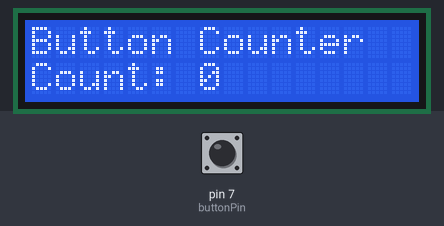
This sketch was run on a simulated Arduino Uno, built with avr-gcc and run on an emulated ATmega328P. Shown: 16×2 character LCD. The test bench sets the inputs (shaded band); at power-on: pin 7 (buttonPin) LOW. What the sketch prints to the serial monitor is not drawn.

Above: at 1.2 s.
1.3 s: pin 7 (buttonPin) pulled HIGH for 0.15 s
At 2.3 s:
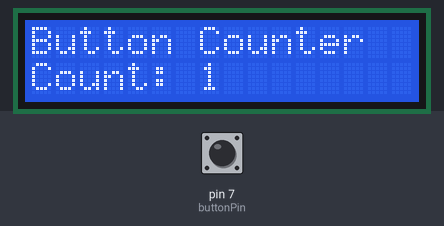
2.9 s: pin 7 (buttonPin) pulled HIGH for 1 s
At 3.5 s:
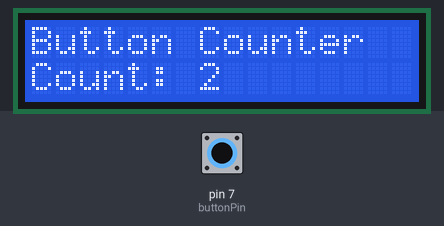
5.4 s: pin 7 (buttonPin) pulled HIGH for 0.15 s
At 6.6 s:
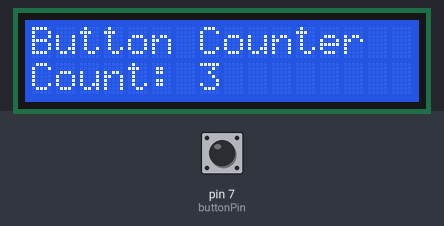
7.0 s: pin 7 (buttonPin) pulled HIGH for 1 s
At 7.9 s:
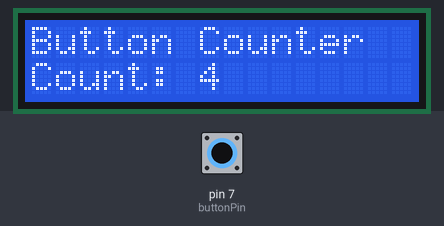
Timing chart, 0 to 10.0 s (numbered marks = the images above; inputs shaded):
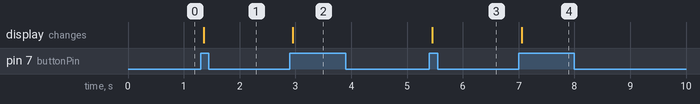

Measured:
- after the input at 1.3 s, the display: changes after 0.06 s (image 1)
- after the input at 2.9 s, the display: changes after 0.05 s (image 2)
- after the input at 5.4 s, the display: changes after 0.06 s (image 3)
- after the input at 7.0 s, the display: changes after 0.06 s (image 4)

The sketch:

sketch.ino
```cpp
#include <LiquidCrystal.h>

// LCD Pins: RS, E, D4, D5, D6, D7
LiquidCrystal lcd(12, 11, 5, 4, 3, 2);

int buttonPin = 7;

int buttonState = 0;
int lastButtonState = 0;

int count = 0;

// Debounce variables
unsigned long lastDebounceTime = 0;
unsigned long debounceDelay = 50;

void setup() {

  pinMode(buttonPin, INPUT);

  Serial.begin(9600);

  lcd.begin(16, 2);

  lcd.setCursor(0, 0);
  lcd.print("Button Counter");

  lcd.setCursor(0, 1);
  lcd.print("Count: 0");
}

void loop() {

  int reading = digitalRead(buttonPin);

  // Debounce check
  if (reading != lastButtonState) {
    lastDebounceTime = millis();
  }

  // Stable reading check
  if ((millis() - lastDebounceTime) > debounceDelay) {

    if (reading != buttonState) {

      buttonState = reading;

      // Button pressed
      if (buttonState == HIGH) {

        count++;

        lcd.clear();

        lcd.setCursor(0, 0);
        lcd.print("Button Counter");

        lcd.setCursor(0, 1);
        lcd.print("Count: ");
        lcd.print(count);
        Serial.println(count);
      }
    }
  }

  lastButtonState = reading;
}
```
